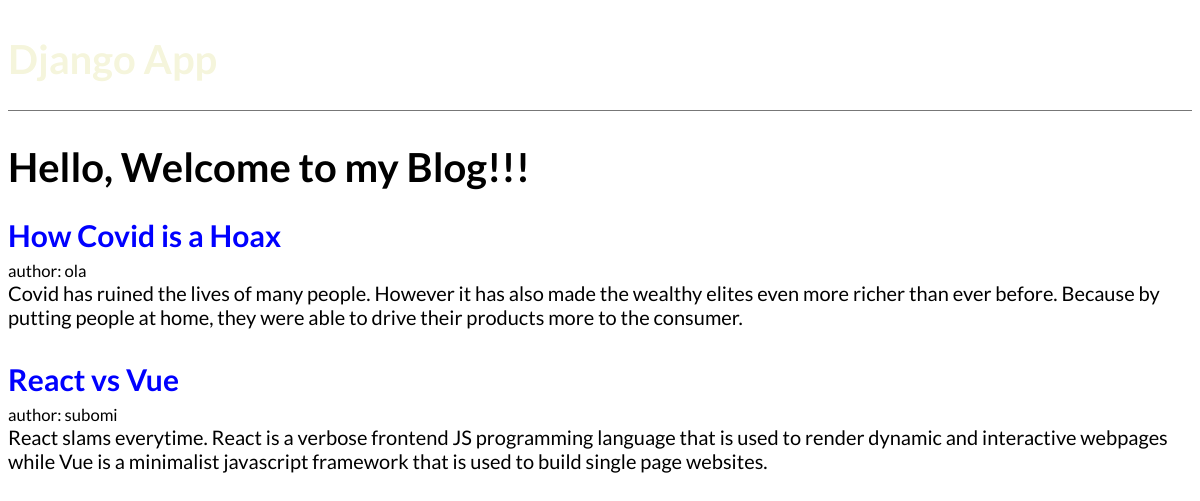
The page / on the database its author committed.
### articles/models.py (models this page shows, shortened)
class Article(models.Model):
     title = models.CharField(max_length=200)
     author = models.ForeignKey(
        "auth.User",
        on_delete=models.CASCADE,
    )
     text = models.TextField()

### articles/views.py (the view)
# urls.py: path('', HomePageView.as_view(), name='Home')
class HomePageView(ListView):
    model = Article
    template_name = "home.html"

### articles/Templates/home.html
{% extends "base.html" %}
{% block content %}
<h1>Hello, Welcome to my Blog!!!</h1>
{% for article in article_list %}
    <div class="post-entry">
        <h2> <a href="{% url 'article_detail' post.pk %}">{{article.title }}</a></h2>
        <small>author: {{article.author }}</small>
        <br>
        <p>{{article.text}}</p>
    </div>
{% endfor %}
{% endblock content %}

### articles/Templates/base.html (shortened to what this page needs)
{% load static %}
<html>
    <head>
        <link rel="stylesheet" href="{% static 'base.css' %}">
    </head>
    <body>
        <header>
            <h1><a href="{% url 'Home' %}">Django App</a></h1>
        </header>
        <div>
            {% block content %}
            {% endblock content %}
        </div>
    </body>
</html>

### articles/static/base.css (style rules this page uses)
body { font-family: 'Lato', sans-serif; font-size: 20px; }
header { border-bottom: 1px solid #777; margin-bottom: 2rem; display: flex; }
header h1 a { color: beige; text-decoration: none; }
.post-entry { margin-bottom: 2rem; }
.post-entry h2 { margin: 0.5rem 0; }
.post-entry h2 a, .post-entry h2 a:visited { color: blue; text-decoration: none; }
.post-entry p { margin: 0; font-weight: 400; }

### rows shown on the page
Article: title "How Covid is a Hoax", author "ola", text "Covid has ruined the lives of many people. However it has also made the wealthy elites even more richer than ever before. Because by putting people at home, they were able to drive their products more to the consumer."
Article: title "React vs Vue", author "subomi", text "React slams everytime. React is a verbose frontend JS programming language that is used to render dynamic and interactive webpages while Vue is a minimalist javascript framework that is used to build single page websites."
